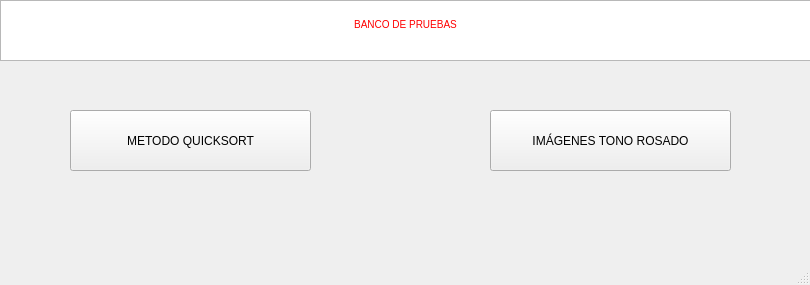
<?xml version="1.0" encoding="UTF-8"?>
<ui version="4.0">
 <class>MainWindow</class>
 <widget class="QMainWindow" name="MainWindow">
  <property name="geometry">
   <rect>
    <x>0</x>
    <y>0</y>
    <width>810</width>
    <height>285</height>
   </rect>
  </property>
  <property name="windowTitle">
   <string>MainWindow</string>
  </property>
  <widget class="QWidget" name="centralwidget">
   <widget class="QTextBrowser" name="textBrowser">
    <property name="geometry">
     <rect>
      <x>0</x>
      <y>0</y>
      <width>811</width>
      <height>61</height>
     </rect>
    </property>
    <property name="html">
     <string>&lt;!DOCTYPE HTML PUBLIC &quot;-//W3C//DTD HTML 4.0//EN&quot; &quot;http://www.w3.org/TR/REC-html40/strict.dtd&quot;&gt;
&lt;html&gt;&lt;head&gt;&lt;meta name=&quot;qrichtext&quot; content=&quot;1&quot; /&gt;&lt;style type=&quot;text/css&quot;&gt;
p, li { white-space: pre-wrap; }
&lt;/style&gt;&lt;/head&gt;&lt;body style=&quot; font-family:'MS Shell Dlg 2'; font-size:7.8pt; font-weight:400; font-style:normal;&quot;&gt;
&lt;p align=&quot;center&quot; style=&quot;-qt-paragraph-type:empty; margin-top:0px; margin-bottom:0px; margin-left:0px; margin-right:0px; -qt-block-indent:0; text-indent:0px;&quot;&gt;&lt;br /&gt;&lt;/p&gt;
&lt;p align=&quot;center&quot; style=&quot; margin-top:0px; margin-bottom:0px; margin-left:0px; margin-right:0px; -qt-block-indent:0; text-indent:0px;&quot;&gt;&lt;span style=&quot; color:#ff0000;&quot;&gt;BANCO DE PRUEBAS&lt;/span&gt;&lt;/p&gt;&lt;/body&gt;&lt;/html&gt;</string>
    </property>
   </widget>
   <widget class="QPushButton" name="quicksort">
    <property name="geometry">
     <rect>
      <x>70</x>
      <y>110</y>
      <width>241</width>
      <height>61</height>
     </rect>
    </property>
    <property name="text">
     <string>METODO QUICKSORT</string>
    </property>
   </widget>
   <widget class="QPushButton" name="byn">
    <property name="geometry">
     <rect>
      <x>490</x>
      <y>110</y>
      <width>241</width>
      <height>61</height>
     </rect>
    </property>
    <property name="text">
     <string>IMÁGENES TONO ROSADO</string>
    </property>
   </widget>
  </widget>
  <widget class="QMenuBar" name="menubar">
   <property name="geometry">
    <rect>
     <x>0</x>
     <y>0</y>
     <width>810</width>
     <height>26</height>
    </rect>
   </property>
  </widget>
  <widget class="QStatusBar" name="statusbar"/>
 </widget>
 <resources/>
 <connections/>
</ui>
